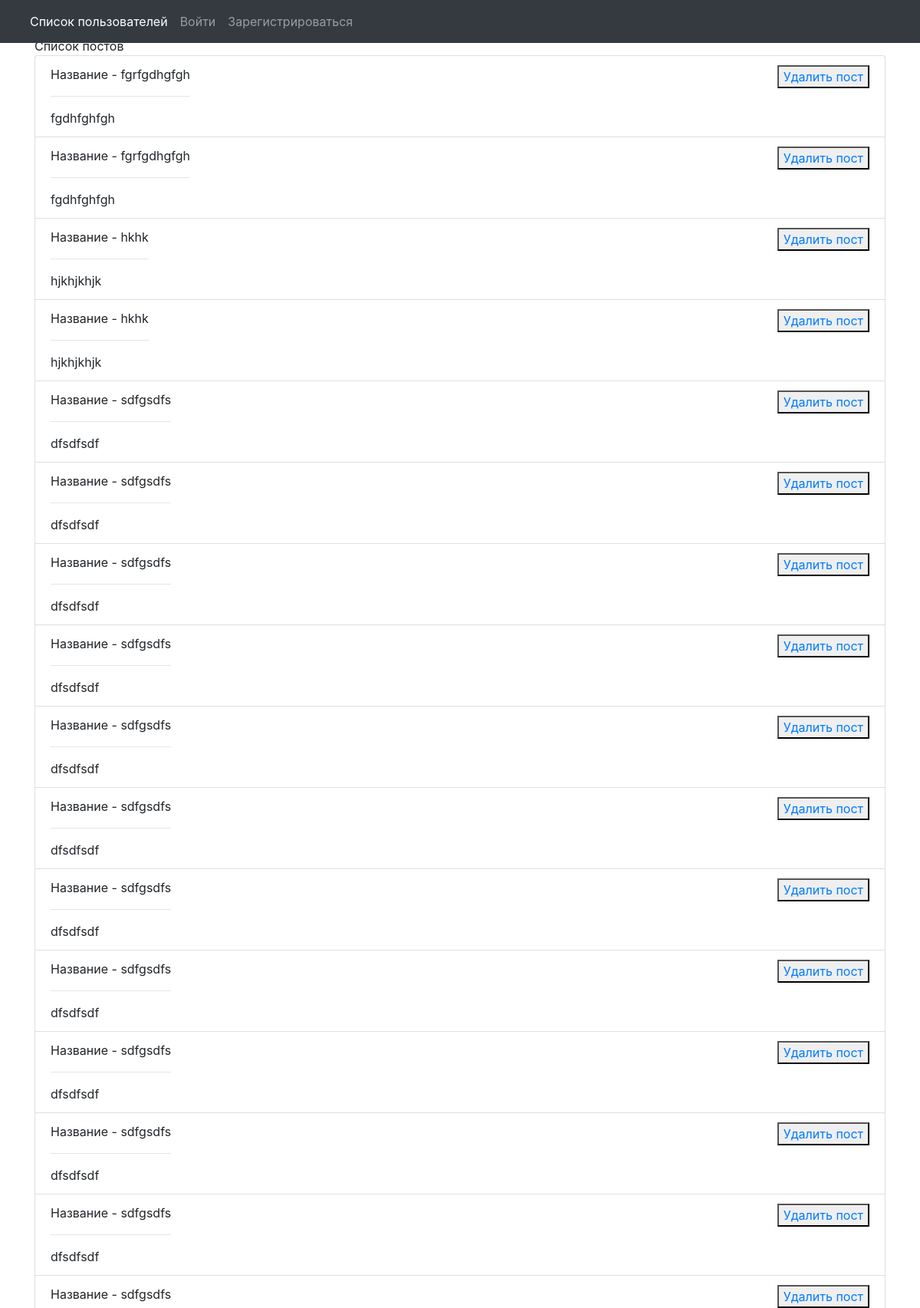
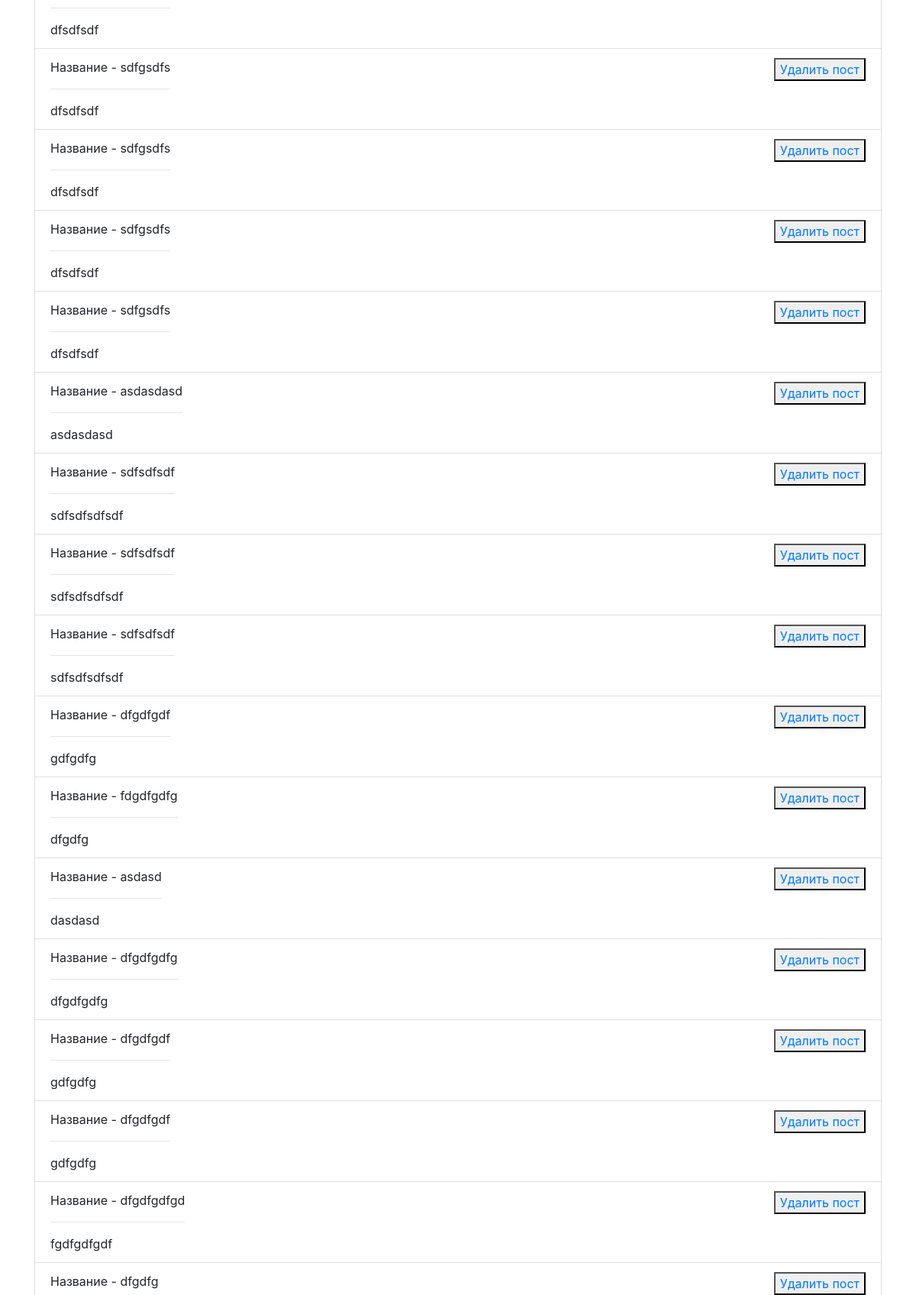
/user/2/post_list/ (upper part), run on the app's committed database (2 pictures, top to bottom).
### boom/models.py (models this page shows, shortened)
class Post(models.Model):
    id = models.AutoField(primary_key=True)
    title = models.CharField(max_length=200)
    body = models.TextField()
    user = models.ForeignKey(
        CustomUser,
        related_name='post',
        on_delete=models.SET_NULL,
        null=True,
        blank=True,
    )

### boom/views.py (the view, shortened to what this page needs)
# urls.py: path('user/<int:user_id>/post_list/', PostAPIView.as_view(), name='post_list'),
class PostAPIView(APIView):
    permission_classes = (IsAuthenticatedOrReadOnly,)
    renderer_classes = [TemplateHTMLRenderer]
    template_name = 'list_post.html'
    def get(self, request, user_id):
        queryset = Post.objects.filter(user__id=user_id)
        return Response({'serializer': PostSerializer(queryset, many=True).data, 'posts': queryset})

### templates/list_post.html (shortened to what this page needs)
{% extends 'base.html' %}
{% block content %}
<br><br> Список постов<br>
<ol class="list-group list-group-numbered">
    {% for post in posts %}
  <li class="list-group-item d-flex justify-content-between align-items-start">
    <div class="ms-2 me-auto">
      <div class="fw-bold" > Название - {{post.title}}</div><hr>
      {{post.body}}
    </div>
    <button  class="delete"><a href="/user/{{user.id}}/post_list/delete/{{post.id}}">Удалить пост</a> </button>
  </li>
    {% endfor %}
</ol>
{% endblock %}

### data on the page
Post: title "fgrfgdhgfgh", body "fgdhfghfgh"
Post: title "fgrfgdhgfgh", body "fgdhfghfgh"
Post: title "hkhk", body "hjkhjkhjk"
Post: title "hkhk", body "hjkhjkhjk"
Post: title "sdfgsdfs", body "dfsdfsdf"
Post: title "sdfgsdfs", body "dfsdfsdf"
Post: title "sdfgsdfs", body "dfsdfsdf"
Post: title "sdfgsdfs", body "dfsdfsdf"
Post: title "sdfgsdfs", body "dfsdfsdf"
Post: title "sdfgsdfs", body "dfsdfsdf"
Post: title "sdfgsdfs", body "dfsdfsdf"
Post: title "sdfgsdfs", body "dfsdfsdf"
Post: title "sdfgsdfs", body "dfsdfsdf"
Post: title "sdfgsdfs", body "dfsdfsdf"
Post: title "sdfgsdfs", body "dfsdfsdf"
Post: title "sdfgsdfs", body "dfsdfsdf"
Post: title "sdfgsdfs", body "dfsdfsdf"
Post: title "sdfgsdfs", body "dfsdfsdf"
Post: title "sdfgsdfs", body "dfsdfsdf"
Post: title "sdfgsdfs", body "dfsdfsdf"
Post: title "asdasdasd", body "asdasdasd"
Post: title "sdfsdfsdf", body "sdfsdfsdfsdf"
Post: title "sdfsdfsdf", body "sdfsdfsdfsdf"
Post: title "sdfsdfsdf", body "sdfsdfsdfsdf"
Post: title "dfgdfgdf", body "gdfgdfg"
Post: title "fdgdfgdfg", body "dfgdfg"
Post: title "asdasd", body "dasdasd"
Post: title "dfgdfgdfg", body "dfgdfgdfg"
Post: title "dfgdfgdf", body "gdfgdfg"
Post: title "dfgdfgdf", body "gdfgdfg"
Post: title "dfgdfgdfgd", body "fgdfgdfgdf"
Post: title "dfgdfg"
